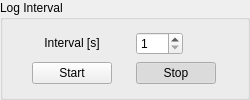
         <widget class="QGroupBox" name="logintervalGB">
          <property name="sizePolicy">
           <sizepolicy hsizetype="Fixed" vsizetype="Fixed">
            <horstretch>0</horstretch>
            <verstretch>0</verstretch>
           </sizepolicy>
          </property>
          <property name="minimumSize">
           <size>
            <width>250</width>
            <height>0</height>
           </size>
          </property>
          <property name="title">
           <string>Log Interval</string>
          </property>
          <layout class="QGridLayout" name="gridLayout_10">
           <item row="0" column="0">
            <widget class="QLabel" name="label">
             <property name="sizePolicy">
              <sizepolicy hsizetype="Fixed" vsizetype="Fixed">
               <horstretch>0</horstretch>
               <verstretch>0</verstretch>
              </sizepolicy>
             </property>
             <property name="maximumSize">
              <size>
               <width>120</width>
               <height>16777215</height>
              </size>
             </property>
             <property name="text">
              <string>Interval [s]</string>
             </property>
             <property name="alignment">
              <set>Qt::AlignCenter</set>
             </property>
            </widget>
           </item>
           <item row="0" column="1">
            <widget class="QSpinBox" name="intervalSB">
             <property name="sizePolicy">
              <sizepolicy hsizetype="Fixed" vsizetype="Fixed">
               <horstretch>0</horstretch>
               <verstretch>0</verstretch>
              </sizepolicy>
             </property>
             <property name="minimum">
              <number>1</number>
             </property>
             <property name="maximum">
              <number>120</number>
             </property>
            </widget>
           </item>
           <item row="1" column="1">
            <widget class="QPushButton" name="stopPB">
             <property name="sizePolicy">
              <sizepolicy hsizetype="Fixed" vsizetype="Fixed">
               <horstretch>0</horstretch>
               <verstretch>0</verstretch>
              </sizepolicy>
             </property>
             <property name="text">
              <string>Stop</string>
             </property>
             <property name="checkable">
              <bool>true</bool>
             </property>
             <property name="checked">
              <bool>true</bool>
             </property>
             <attribute name="buttonGroup">
              <string notr="true">recordBG</string>
             </attribute>
            </widget>
           </item>
           <item row="1" column="0">
            <widget class="QPushButton" name="startPB">
             <property name="sizePolicy">
              <sizepolicy hsizetype="Fixed" vsizetype="Fixed">
               <horstretch>0</horstretch>
               <verstretch>0</verstretch>
              </sizepolicy>
             </property>
             <property name="text">
              <string>Start</string>
             </property>
             <property name="checkable">
              <bool>true</bool>
             </property>
             <attribute name="buttonGroup">
              <string notr="true">recordBG</string>
             </attribute>
            </widget>
           </item>
          </layout>
         </widget>
